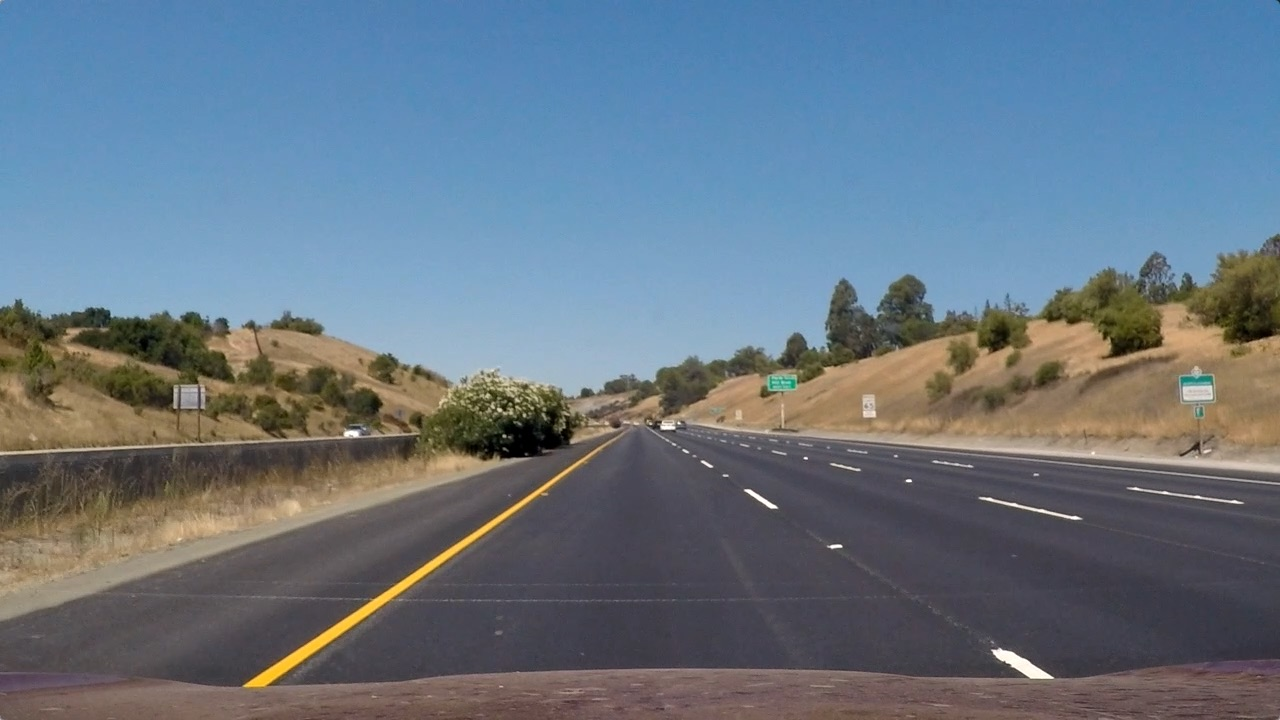
#> input picture test_images/straight_lines1.jpg, 1280 x 720 px; its folder holds only this picture in this run
$ jupyter execute --allow-errors P4_20170911.ipynb   (shell and % lines are left out)   (older library calls are emulated)
#> lines starting #> are read from the running program, lines starting #| are printed output that depends on the picture
# Self-Driving Car Nanodegree
## Project 4: Advanced Lane Finding

[cell 1]
#importing some useful packages
import matplotlib.pyplot as plt
import matplotlib.image as mpimg
import numpy as np
import cv2
import math
from math import atan2, hypot # angle and dist
import os
import imageio
#> (the rest of this cell did not finish here and is left out)

# Reading Image

[cell 2]
#reading in an image
images=[]
for fn in os.listdir("test_images/"):
    print('Image File:', fn)
    image = mpimg.imread('test_images/'+fn)
#> image is the input picture: shape (720, 1280, 3); mean R, G, B 103.2, 117.7, 131.2
    images.append(image)
    #plt.imshow(image)  # if you wanted to show a single color channel image called 'gray', for example, call as plt.imsh
    #plt.show()

#> (a cell that did not finish here is left out)

# Pipe line modules

## 1. Camera Undistort

[cell 4]
import pickle

dist_pickle = pickle.load(open("./cam_calib.p", "rb"))
#> (reads cam_calib.p from the repository)
mtx = dist_pickle["mtx"]
dist = dist_pickle["dist"]

def CamUndistort(image):
    undist = cv2.undistort(image, mtx, dist, None, mtx)
    return undist

## 2. Color and gradient thresholding

[cell 5]
def Thresholding(img, s_thresh=(170, 255), h_thresh=(42, 80), sx_thresh=(20, 100)):
    img = np.copy(img)
    # Convert to HSV color space and separate the V channel
    hsv = cv2.cvtColor(img, cv2.COLOR_RGB2HLS).astype(np.float)
    h_channel = hsv[:, :, 0]
    l_channel = hsv[:, :, 1]
    s_channel = hsv[:, :, 2]
    # Sobel x
    sobelx = cv2.Sobel(l_channel, cv2.CV_64F, 1, 0)  # Take the derivative in x
    abs_sobelx = np.absolute(sobelx)  # Absolute x derivative to accentuate lines away from horizontal
    scaled_sobel = np.uint8(255 * abs_sobelx / np.max(abs_sobelx))

    # Threshold x gradient
    sxbinary = np.zeros_like(scaled_sobel)
    sxbinary[(scaled_sobel >= sx_thresh[0]) & (scaled_sobel <= sx_thresh[1])] = 1

    # Threshold color channel
    s_binary = np.zeros_like(s_channel)
    s_binary[(s_channel >= s_thresh[0]) & (s_channel <= s_thresh[1])] = 1

    # Threshold color channel
    h_binary = np.zeros_like(h_channel)
    h_binary[(h_channel >= h_thresh[0]) & (h_channel <= h_thresh[1])] = 1

    # Threshold color channel
    #l_binary = np.zeros_like(l_channel)
    #l_binary[(l_channel >= l_thresh[0]) & (l_channel <= l_thresh[1])] = 1

    # Stack each channel
    # Note color_binary[:, :, 0] is all 0s, effectively an all black image. It might
    # be beneficial to replace this channel with something else.
    color_binary = np.dstack((sxbinary, s_binary, h_binary))

    #merge =np.logical_or(
    #        np.logical_or(sxbinary, s_binary),
    #        np.logical_and(h_binary, l_binary))

    return color_binary

## 3. Region of Interest

[cell 6]
def region_of_interest(img, vertices):
    """
    Applies an image mask.

    Only keeps the region of the image defined by the polygon
    formed from `vertices`. The rest of the image is set to black.
    """
    #defining a blank mask to start with
    mask = np.zeros_like(img)

    #defining a 3 channel or 1 channel color to fill the mask with depending on the input image
    if len(img.shape) > 2:
        channel_count = img.shape[2]  # i.e. 3 or 4 depending on your image
        ignore_mask_color = (1,) * channel_count
    else:
        ignore_mask_color = 1

    #filling pixels inside the polygon defined by "vertices" with the fill color
    cv2.fillPoly(mask, vertices, ignore_mask_color)

    #returning the image only where mask pixels are nonzero
    masked_image = cv2.bitwise_and(img, mask)
    return masked_image

def ROI(img):
    imshape = img.shape
    horizon_x1, horizon_x2 = 629, 680
    horizon_y = 419
    vertices = np.array([[(0,imshape[0]),(horizon_x1, horizon_y), (horizon_x2, horizon_y),
                          (imshape[1],imshape[0])]], dtype=np.int32)
    return region_of_interest(img, vertices)

## 4. Perspect Transform

# Put together the Pipeline

[cell 7]
def Pipeline(image):
    out = CamUndistort(image)
    out = Thresholding(out)
    out = ROI(out)
    out = PerspectiveTransform(out)
    #S3 = LaneTracking(S2)
    #Curv = MeasureCurvature(S3)
    #S4 = LaneVisualization(S3)
    return out

[cell 8]
def PerspectiveTransform(img):
    y, x = img.shape[0], img.shape[1]
    #hx1, hx2 = 510, 780
    #hy = 480
    hx1, hx2 = 547, 738
    hy = 461
    offset = 200
    src = np.float32([[hx1, hy], [hx2, hy], [0, y-1], [x-1, y-1]])
    dst = np.float32([[offset, 0], [x-1-offset, 0], [offset, y-1], [x-1-offset, y-1]])
    M = cv2.getPerspectiveTransform(src, dst)
    warped = cv2.warpPerspective(img, M, (x, y), flags=cv2.INTER_LINEAR)
    return warped

[cell 9]
for image in images:
    result = Pipeline(image)
    #result = PerspectiveTransform(image)
    f, (ax1, ax2) = plt.subplots(1, 2, figsize=(16, 6))
    f.tight_layout()
    ax1.imshow(image)
    ax1.set_title('Original Image', fontsize=20)
    ax2.imshow(result)
    ax2.set_title('Result', fontsize=20)
    plt.subplots_adjust(left=0., right=1, top=0.9, bottom=0.)
    plt.show()
#> this loop made 1 pass
#> pass 1, in CamUndistort, `undist = cv2.undistort(image, mtx, dist, None, mtx)`:
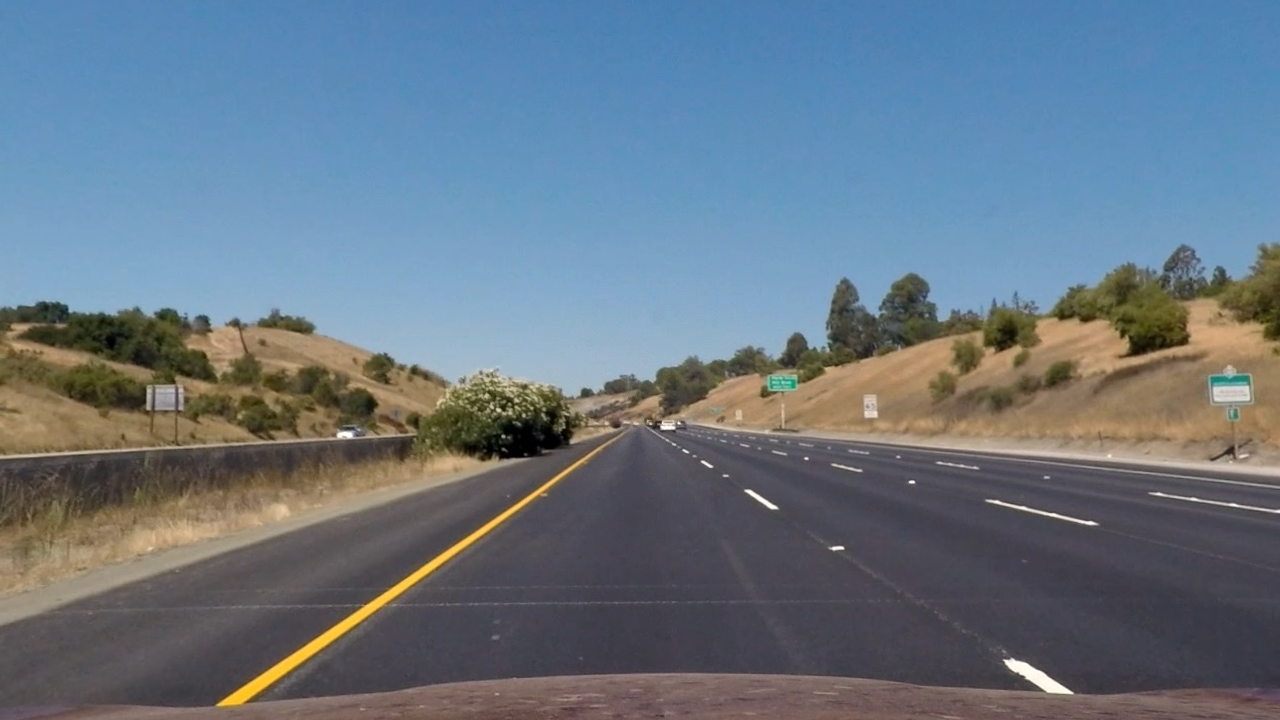
#> undist: shape (720, 1280, 3); mean R, G, B 103.5, 118.3, 131.6
#> pass 1, in Thresholding, `hsv = cv2.cvtColor(img, cv2.COLOR_RGB2HLS).astype(np.float)`:
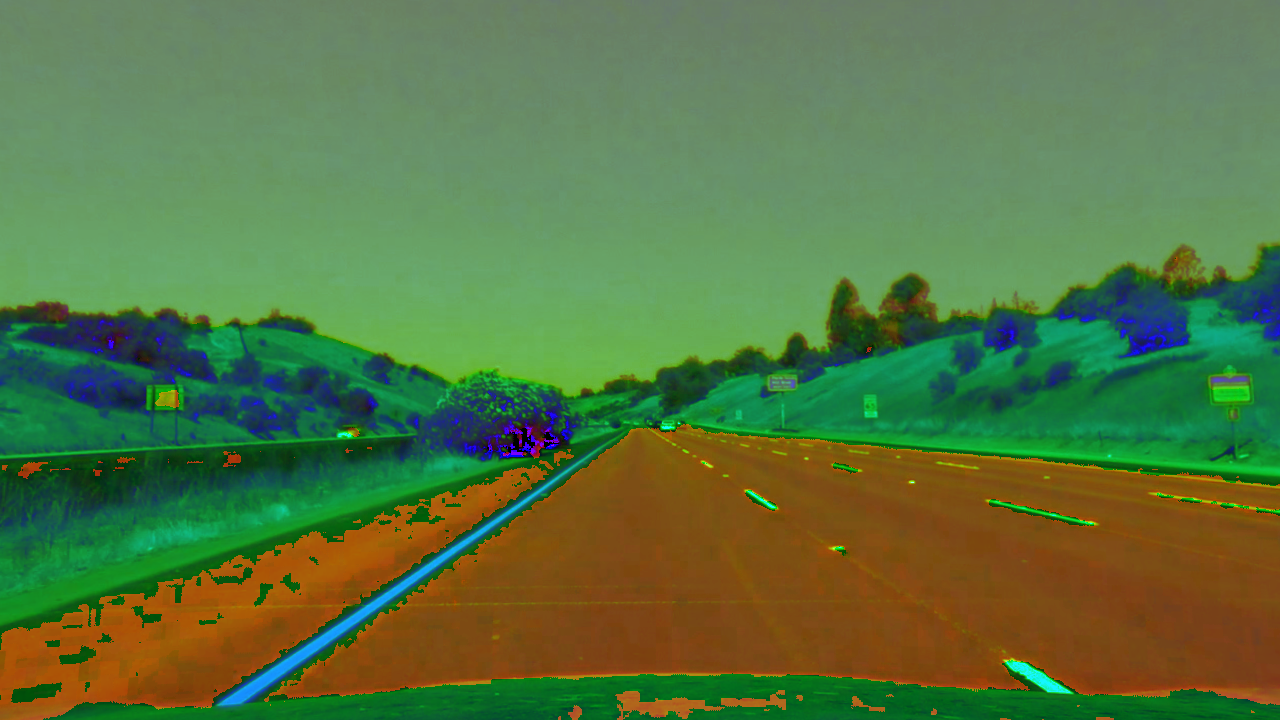
#> hsv: shape (720, 1280, 3) float64; mean of channels 0, 1, 2 87.3, 117.4, 66.4; drawn as R, G, B
#> pass 1, in Thresholding, `h_channel = hsv[:, :, 0]`:
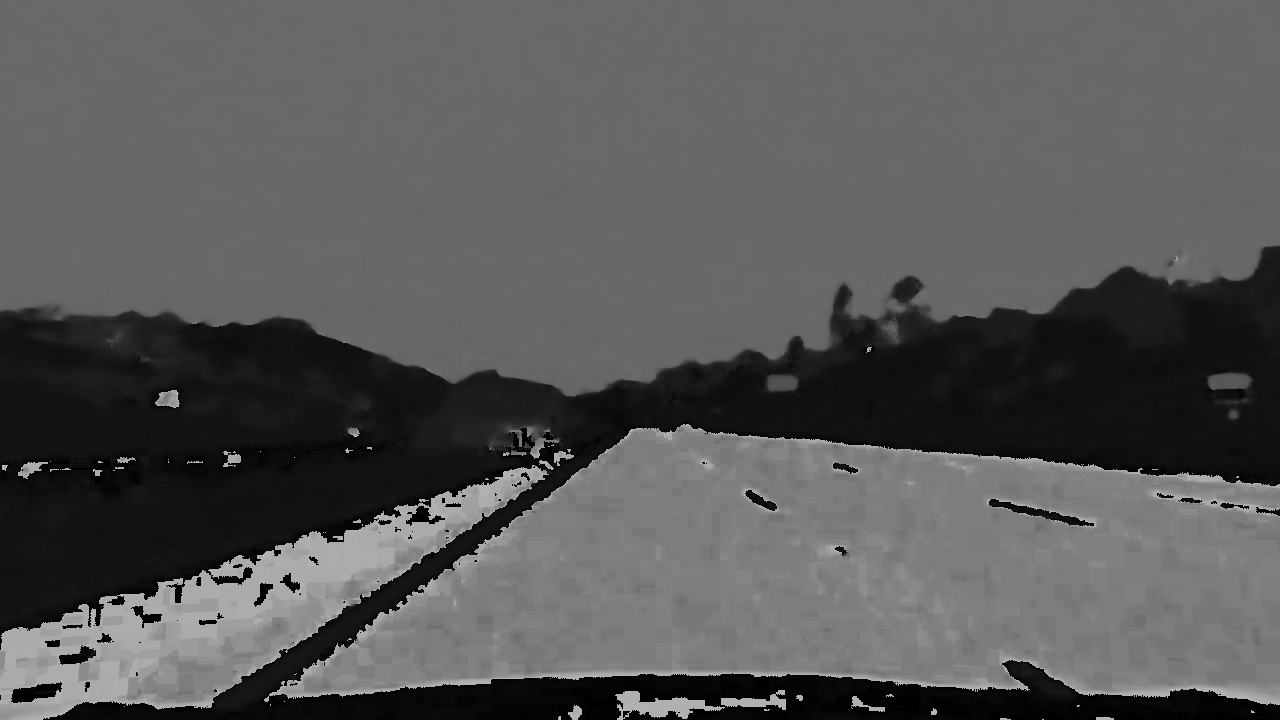
#> h_channel: shape (720, 1280) float64; min 0, max 179, mean 87.3
#> pass 1, in Thresholding, `l_channel = hsv[:, :, 1]`:
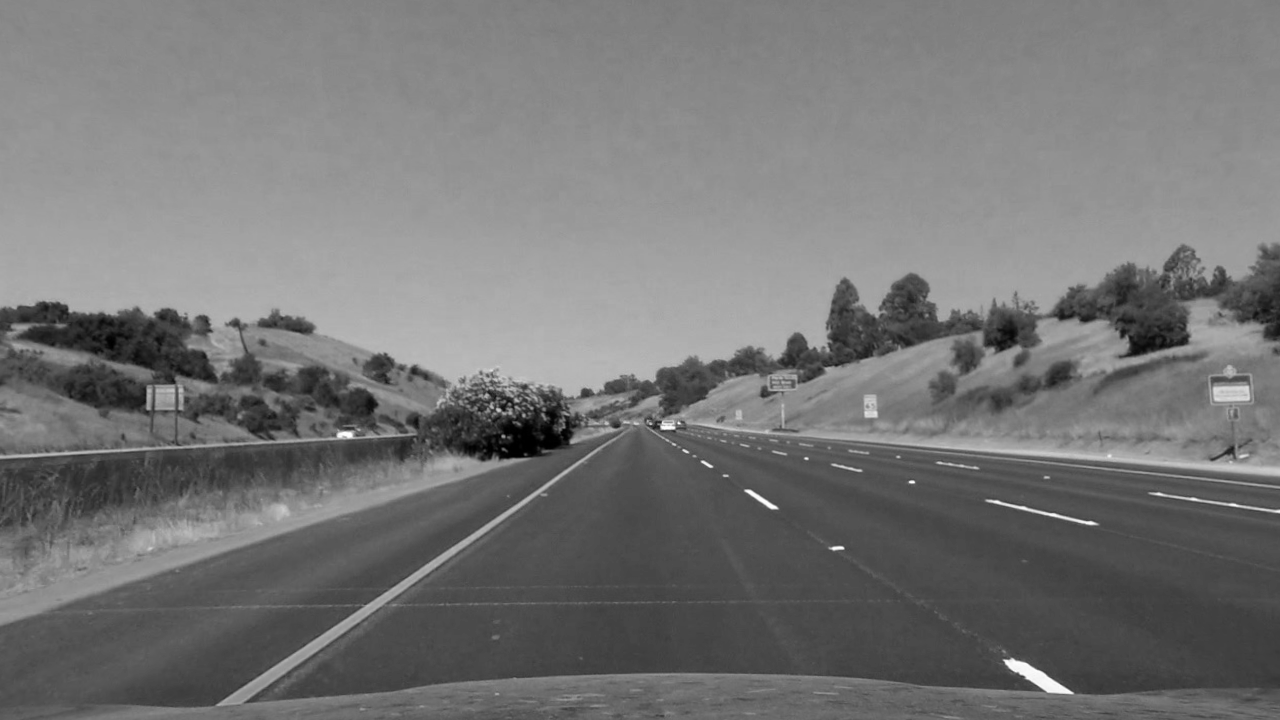
#> l_channel: shape (720, 1280) float64; min 0, max 254, mean 117.4
#> pass 1, `plt.show()`:
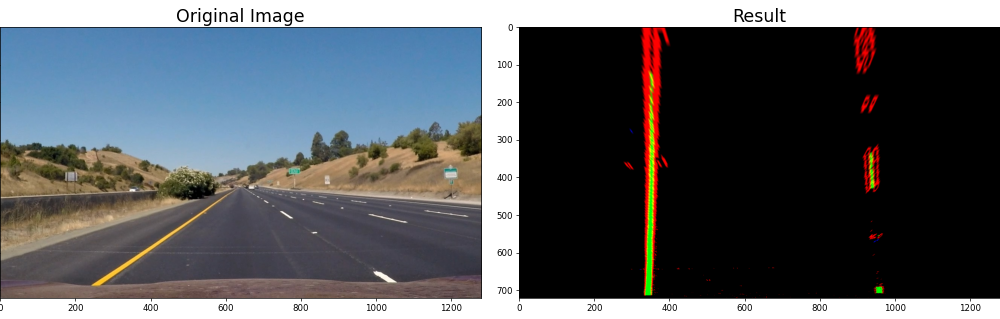
#> figure drawn by matplotlib, 2 panels
